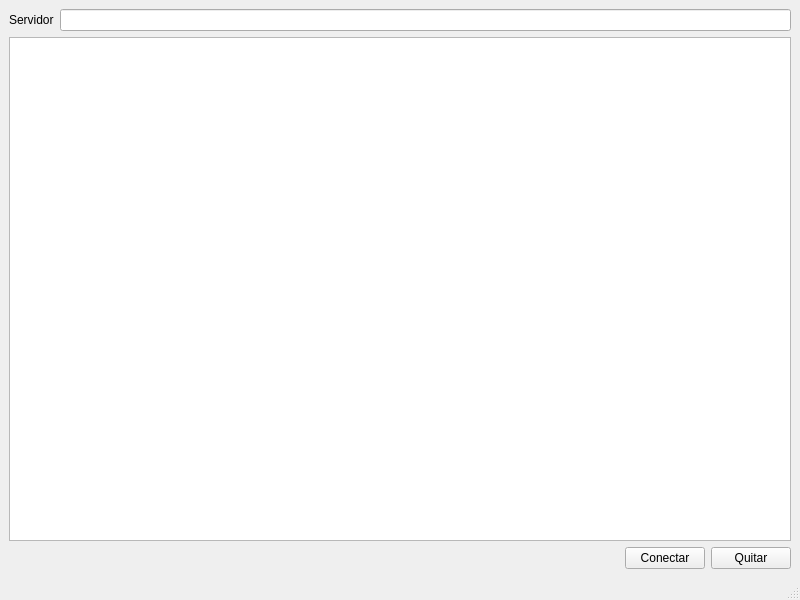
<?xml version="1.0" encoding="UTF-8"?>
<ui version="4.0">
 <class>mserver</class>
 <widget class="QMainWindow" name="mserver">
  <property name="geometry">
   <rect>
    <x>0</x>
    <y>0</y>
    <width>800</width>
    <height>600</height>
   </rect>
  </property>
  <property name="windowTitle">
   <string>mserver</string>
  </property>
  <widget class="QWidget" name="centralwidget">
   <layout class="QGridLayout" name="gridLayout">
    <item row="0" column="0">
     <layout class="QHBoxLayout" name="horizontalLayout_2">
      <item>
       <widget class="QLabel" name="servidor">
        <property name="text">
         <string>Servidor</string>
        </property>
       </widget>
      </item>
      <item>
       <widget class="QLineEdit" name="lineEdit"/>
      </item>
     </layout>
    </item>
    <item row="1" column="0">
     <widget class="QListWidget" name="listWidget"/>
    </item>
    <item row="2" column="0">
     <layout class="QHBoxLayout" name="horizontalLayout">
      <item>
       <spacer name="horizontalSpacer">
        <property name="orientation">
         <enum>Qt::Horizontal</enum>
        </property>
        <property name="sizeHint" stdset="0">
         <size>
          <width>40</width>
          <height>20</height>
         </size>
        </property>
       </spacer>
      </item>
      <item>
       <widget class="QPushButton" name="conectButton">
        <property name="text">
         <string>Conectar</string>
        </property>
       </widget>
      </item>
      <item>
       <widget class="QPushButton" name="quitButton">
        <property name="text">
         <string>Quitar</string>
        </property>
       </widget>
      </item>
     </layout>
    </item>
   </layout>
  </widget>
  <widget class="QMenuBar" name="menubar">
   <property name="geometry">
    <rect>
     <x>0</x>
     <y>0</y>
     <width>800</width>
     <height>26</height>
    </rect>
   </property>
  </widget>
  <widget class="QStatusBar" name="statusbar"/>
 </widget>
 <resources/>
 <connections/>
</ui>
